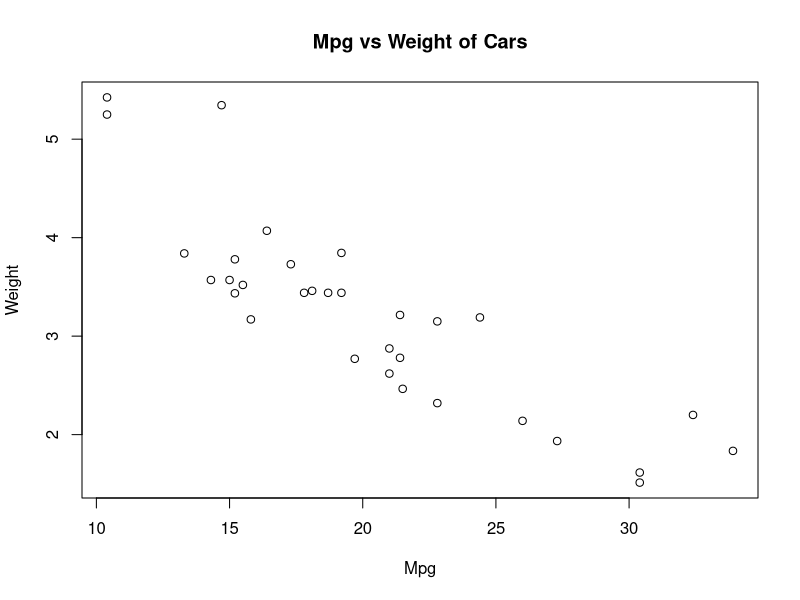
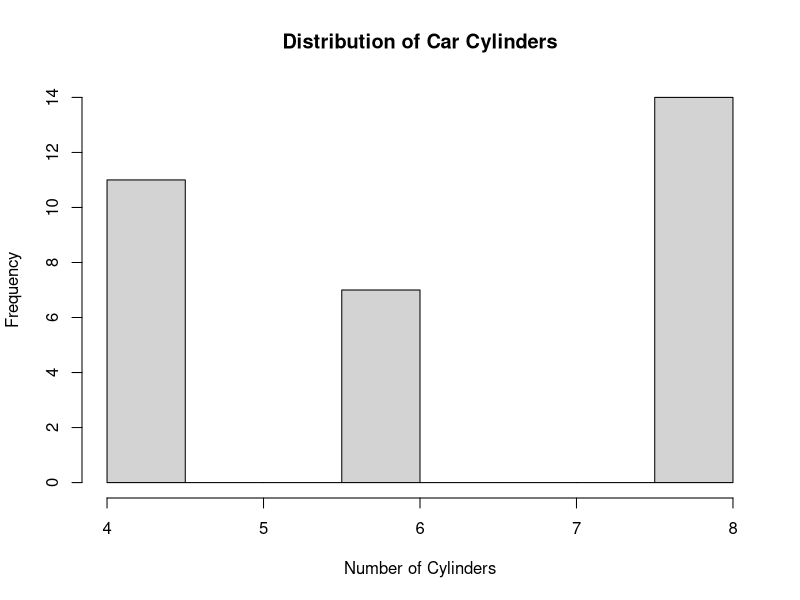
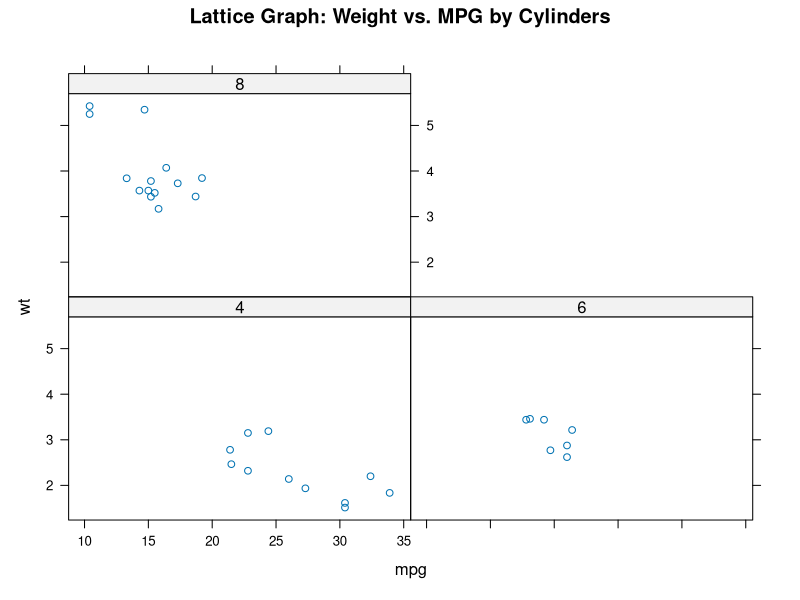
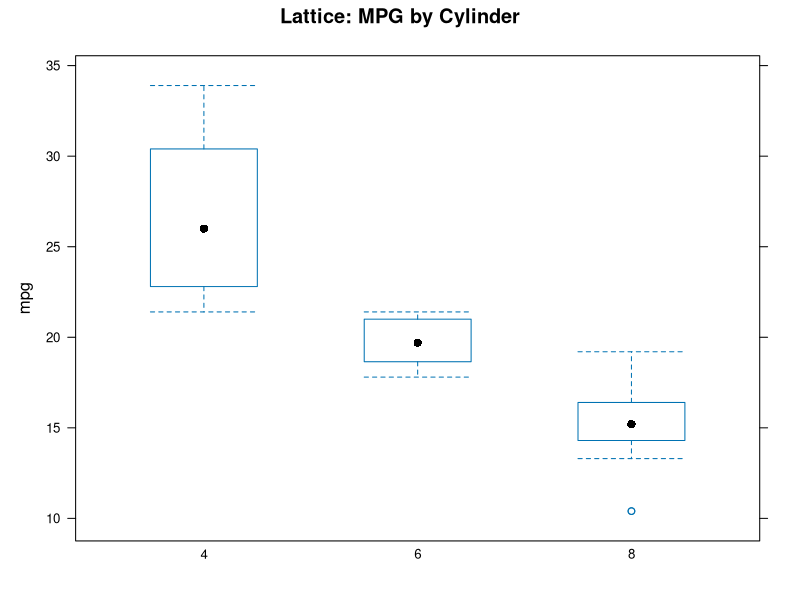
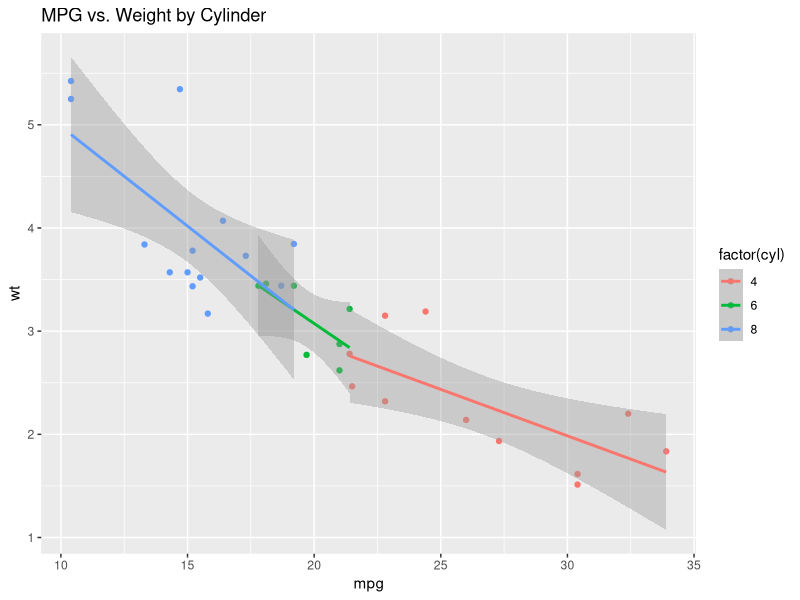
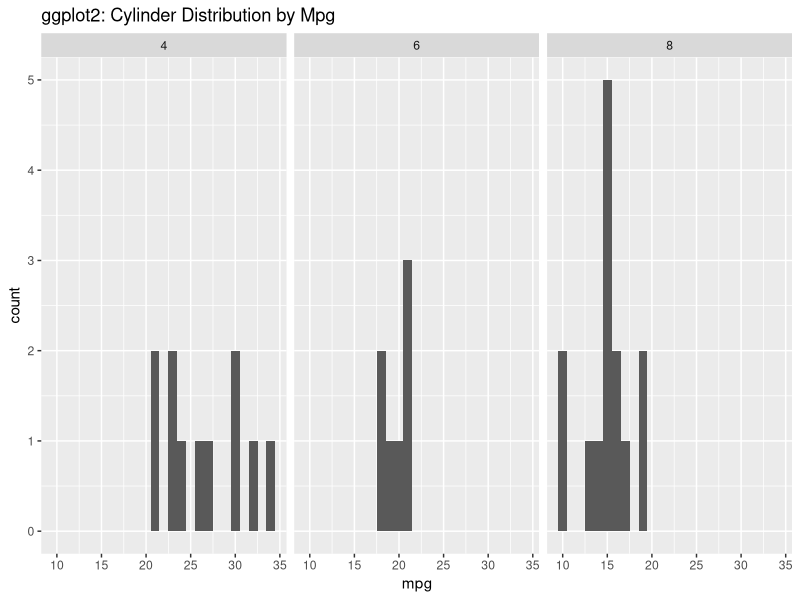

Generate these figures, in order, with R:
# Base Graphs
plot(mtcars$mpg, mtcars$wt,
     main = "Mpg vs Weight of Cars",
     xlab = "Mpg",
     ylab = "Weight")

hist(mtcars$cyl,
     main = "Distribution of Car Cylinders",
     xlab = "Number of Cylinders")

# Lattice Graphs
library(lattice)
xyplot(wt ~ mpg | factor(cyl),
       data = mtcars,
       main = "Lattice Graph: Weight vs. MPG by Cylinders")

bwplot(mpg ~ factor(cyl),
       data = mtcars, 
       main = "Lattice: MPG by Cylinder")

# ggplot2
library(ggplot2)
ggplot(mtcars, aes(x = mpg, y = wt, color = factor(cyl))) +
  geom_point() + geom_smooth(method = "lm") + labs(title = "MPG vs. Weight by Cylinder")

ggplot(mtcars, aes(mpg)) + geom_histogram(binwidth = 1) + facet_wrap(~ cyl) + labs(title = "ggplot2: Cylinder Distribution by Mpg")

  